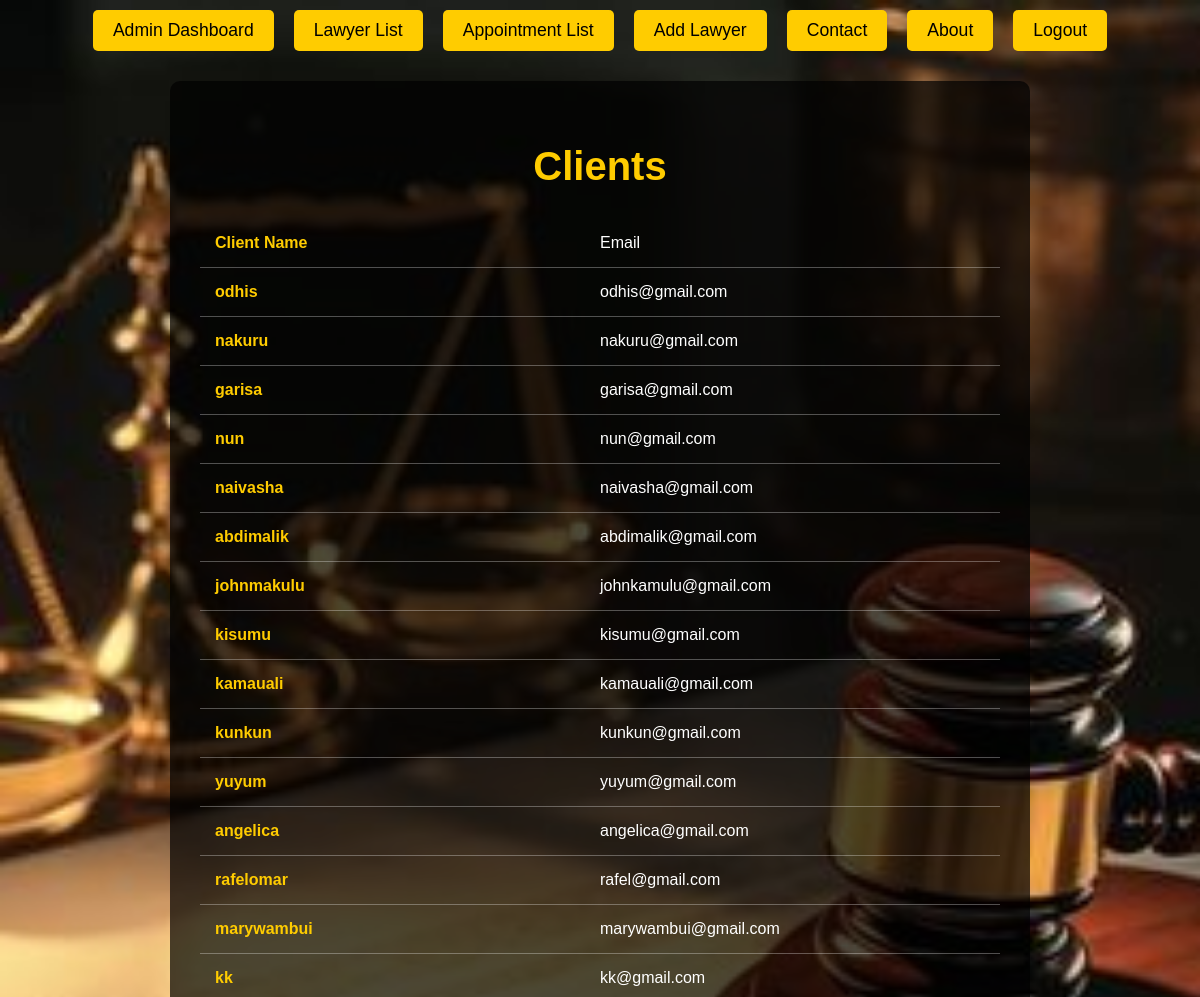
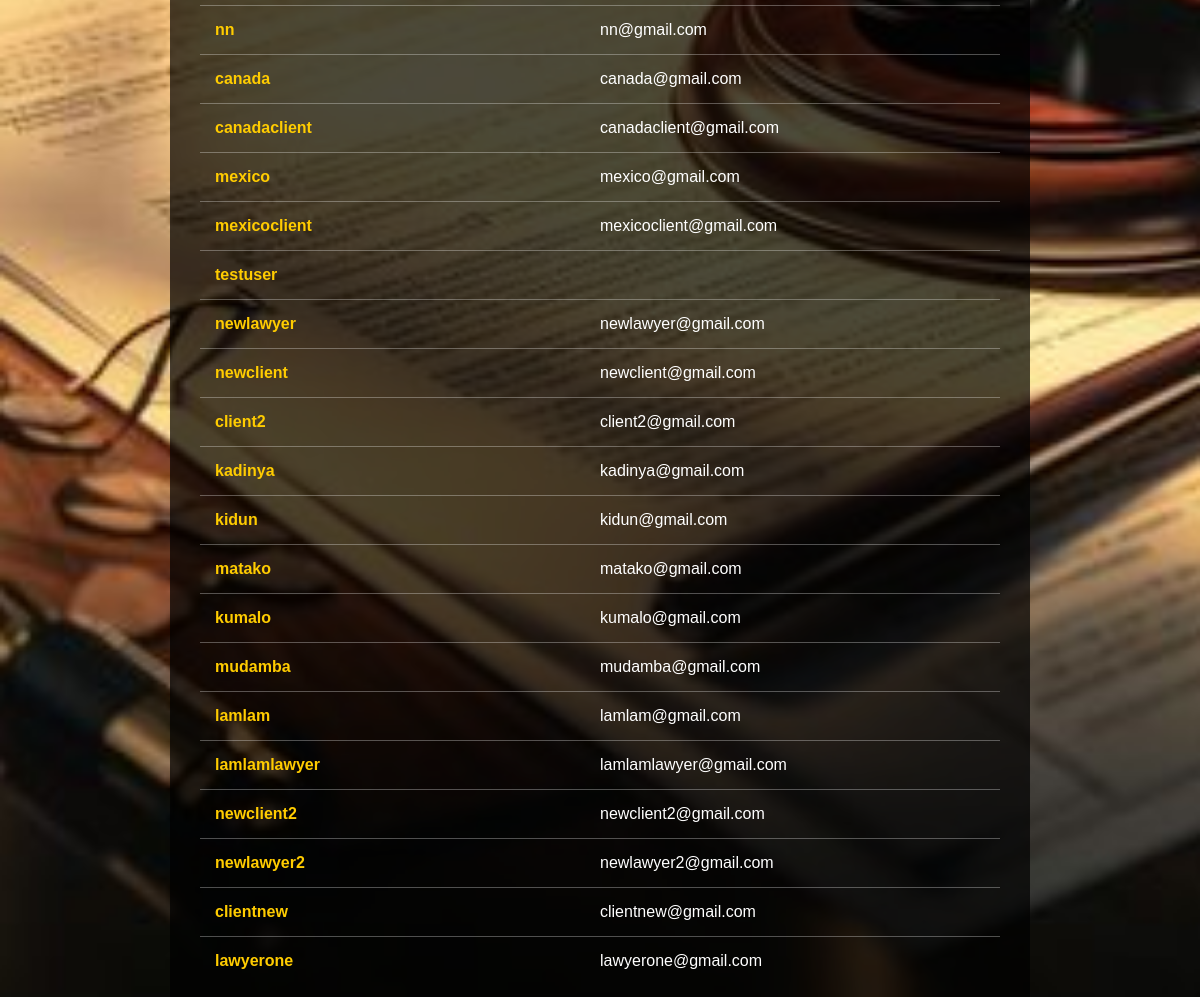
/clients/, run on the app's committed database (2 pictures, top to bottom).
### core/models.py (models this page shows, shortened)
class Client(models.Model):
    user = models.OneToOneField(settings.AUTH_USER_MODEL, on_delete=models.CASCADE)
    name = models.CharField(max_length=100)
    email = models.EmailField()

### core/views.py (the view)
# urls.py: path('clients/', client_list, name='client_list'),
def client_list(request):
    clients = Client.objects.all()
    return render(request, 'client_list.html', {'clients': clients})

### core/templates/client_list.html (shortened to what this page needs)
{% extends 'base.html' %}
{% load static %}
{% block content %}
<div class="navbar">
    <a href="{% url 'admin_dashboard' %}">Admin Dashboard</a>
    <a href="{% url 'lawyer_list' %}">Lawyer List</a>
    <a href="{% url 'appointment_list' %}">Appointment List</a>
    <a href="{% url 'add_lawyer' %}">Add Lawyer</a>
    <a href="{% url 'contact' %}">Contact</a>
    <a href="{% url 'about' %}">About</a>
    <a href="{% url 'logout' %}">Logout</a>
</div>
<div class="clients-container">
    <h2>Clients</h2>
    <div class="client-row">
        <div class="client-name">Client Name</div>
        <div class="client-email">Email</div>
    </div>
    {% for client in clients %}
        <div class="client-row">
            <div class="client-name">{{ client.name }}</div>
            <div class="client-email">{{ client.email }}</div>
        </div>
    {% empty %}
        <div class="empty-message">No clients found.</div>
    {% endfor %}
</div>
{% endblock %}

### data on the page
Client: name "odhis", email "odhis@gmail.com"
Client: name "nakuru", email "nakuru@gmail.com"
Client: name "garisa", email "garisa@gmail.com"
Client: name "nun", email "nun@gmail.com"
Client: name "naivasha", email "naivasha@gmail.com"
Client: name "abdimalik", email "abdimalik@gmail.com"
Client: name "johnmakulu", email "johnkamulu@gmail.com"
Client: name "kisumu", email "kisumu@gmail.com"
Client: name "kamauali", email "kamauali@gmail.com"
Client: name "kunkun", email "kunkun@gmail.com"
Client: name "yuyum", email "yuyum@gmail.com"
Client: name "angelica", email "angelica@gmail.com"
Client: name "rafelomar", email "rafel@gmail.com"
Client: name "marywambui", email "marywambui@gmail.com"
Client: name "kk", email "kk@gmail.com"
Client: name "nn", email "nn@gmail.com"
Client: name "canada", email "canada@gmail.com"
Client: name "canadaclient", email "canadaclient@gmail.com"
Client: name "mexico", email "mexico@gmail.com"
Client: name "mexicoclient", email "mexicoclient@gmail.com"
Client: name "testuser"
Client: name "newlawyer", email "newlawyer@gmail.com"
Client: name "newclient", email "newclient@gmail.com"
Client: name "client2", email "client2@gmail.com"
Client: name "kadinya", email "kadinya@gmail.com"
Client: name "kidun", email "kidun@gmail.com"
Client: name "matako", email "matako@gmail.com"
Client: name "kumalo", email "kumalo@gmail.com"
Client: name "mudamba", email "mudamba@gmail.com"
Client: name "lamlam", email "lamlam@gmail.com"
Client: name "lamlamlawyer", email "lamlamlawyer@gmail.com"
Client: name "newclient2", email "newclient2@gmail.com"
Client: name "newlawyer2", email "newlawyer2@gmail.com"
Client: name "clientnew", email "clientnew@gmail.com"
Client: name "lawyerone", email "lawyerone@gmail.com"
